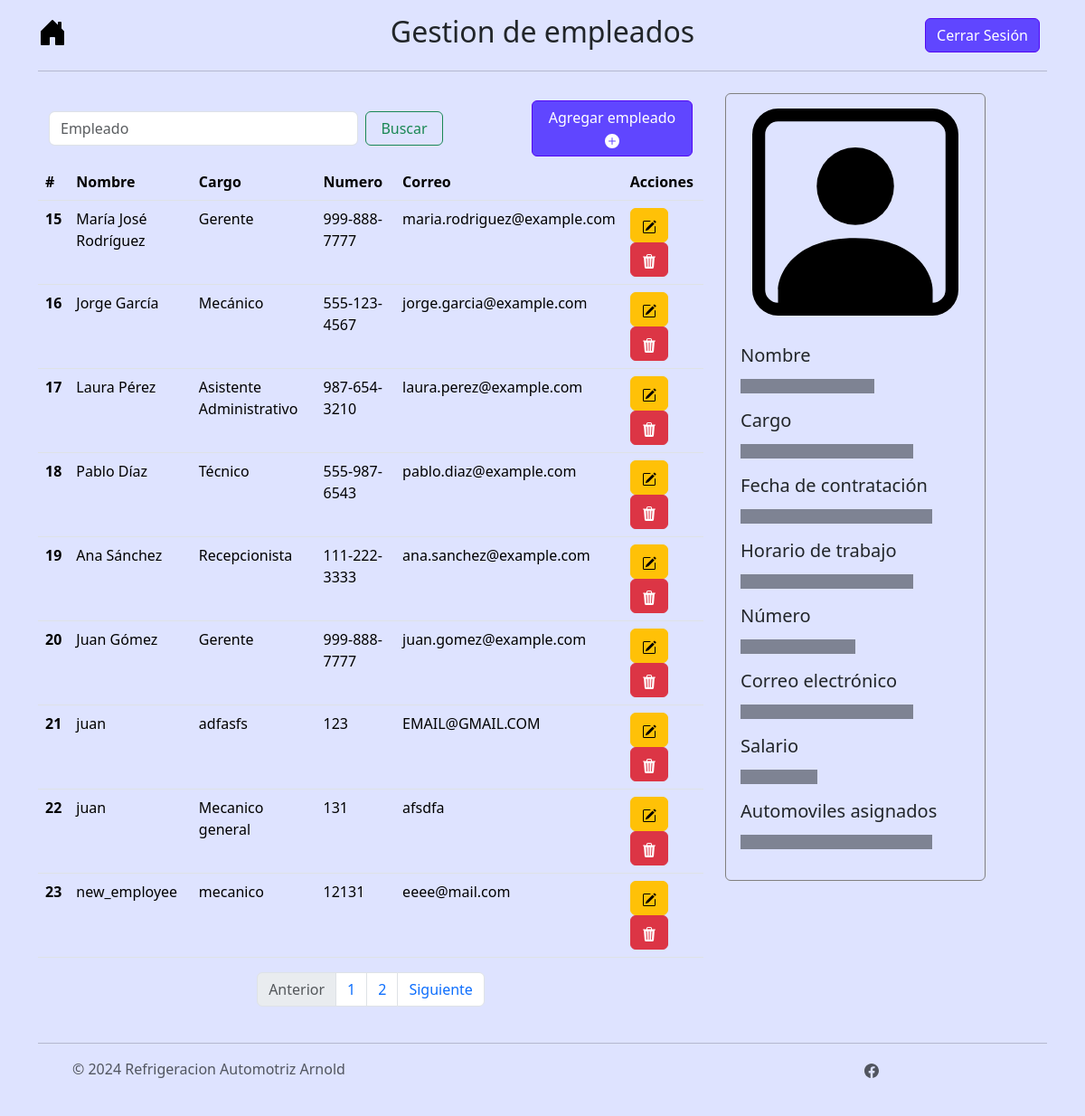
/menu/empleados/page/2 (signed in), run on an earlier commit of the app's database.
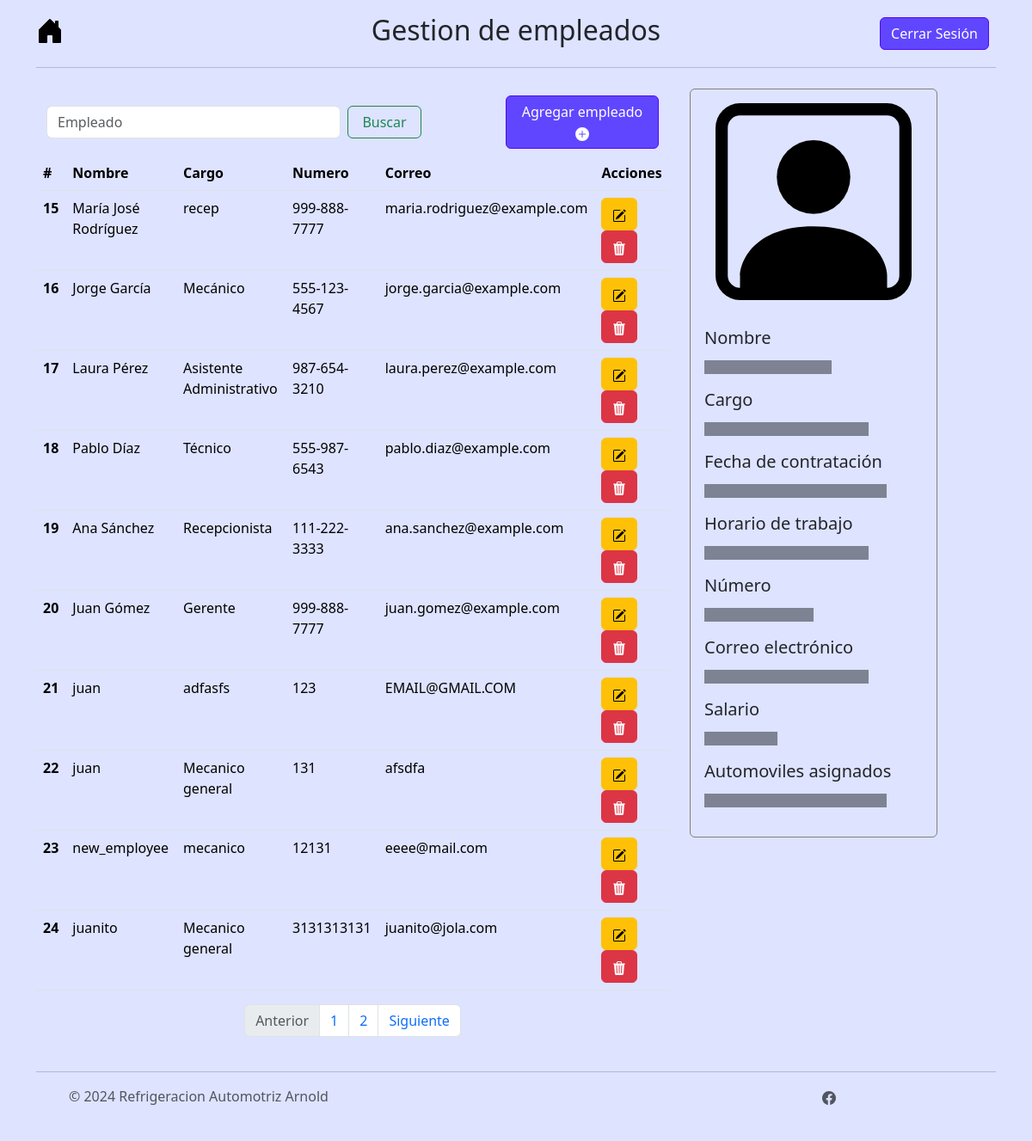
And on a later commit of the database.
### tables this page shows
CREATE TABLE empleados (id_empleado INTEGER PRIMARY KEY UNIQUE NOT NULL, activo INTEGER (1) NOT NULL, nombre_completo VARCHAR (100) NOT NULL, cargo VARCHAR (50) NOT NULL, fecha_contratacion DATE NOT NULL, horario_trabajo VARCHAR (100) NOT NULL, numero_contacto VARCHAR (20) NOT NULL, correo_electronico VARCHAR (100), salario DECIMAL (10, 2) NOT NULL, automovil_asignado INTEGER);

### controller/empleado_controller.py (the view)
@app.route("/menu/empleados")
@app.route("/menu/empleados/page")
@app.route("/menu/empleados/page/<int:page>")
@login_required
def menu_empleados(page=1):
    rows = select_empleados_db(page)
    return render_template('menu_empleados.html', data=rows)

### controller/login_controller.py (called while the page is built)
@login_manager.user_loader
def load_user(user_id):
    return db.get_or_404(Users, user_id)

### model/empleado_model.py (called while the page is built)
def select_empleados_db(page):
    limit=10
    start = limit * (page - 1)
    activo = 1
    try:
        conn = sqlite3.connect("instance/arnold_autorefrigeraciones.db")
        c = conn.cursor()
        c.execute("SELECT * FROM empleados WHERE activo = ? LIMIT ?, ?", (activo, start, limit))
        myresult = c.fetchall()
        insertObject = []
        columnNames = [column[0] for column in c.description]
        for record in myresult:
            insertObject.append(dict(zip(columnNames, record)))
        count = contar_automoviles_activos_db()
        total_pages = ceil(count / limit)
        conn.close()
        return [insertObject, total_pages]
    except sqlite3.Error as e:
        print("Error:", e)
        return None

def contar_automoviles_activos_db():
    activo = 1
    try:
        conn = sqlite3.connect("instance/arnold_autorefrigeraciones.db")
        c = conn.cursor()
        c.execute("SELECT count(id_empleado) FROM empleados WHERE activo = ?", (activo, ))
        count = c.fetchall()[0][0]
        return count
    except Exception as e:
        return str(e)
    finally:
        if conn:
            conn.close()

### templates/menu_empleados.html (shortened to what this page needs)
{% extends 'base.html' %}
{% block styling %}
  {{ super() }}
  <link rel="stylesheet" href="/static/css/styles.css">
  <link href="https://cdn.jsdelivr.net/npm/bootstrap-datepicker@1.9.0/dist/css/bootstrap-datepicker.min.css" rel="stylesheet">
{% endblock %}
{% block nombre_menu %}Gestion de empleados{% endblock%}
{% block content %}
<div class="container parent">
  <div class="row">
    <div class="col-lg-8 child">
      <nav class="navbar">
        <div class="container-fluid">
          <form class="d-flex" role="search", action="{{url_for('select_empleado_by_filter')}}", method="POST">
            <input class="form-control me-2 col-lg-3" type="search" placeholder="Empleado" aria-label="Search" name="filtro" required>
            <button class="btn btn-outline-success col-lg-3" type="submit">Buscar</button>
          </form>
          <button type="button" class="btn btn-primary col-lg-3" data-bs-toggle="modal" data-bs-target="#ModalCreateEmpleado">
            Agregar empleado
            <svg xmlns="http://www.w3.org/2000/svg" width="16" height="16" fill="currentColor" class="bi bi-plus-circle-fill" viewBox="0 0 16 16">
              <path d="M16 8A8 8 0 1 1 0 8a8 8 0 0 1 16 0M8.5 4.5a.5.5 0 0 0-1 0v3h-3a.5.5 0 0 0 0 1h3v3a.5.5 0 0 0 1 0v-3h3a.5.5 0 0 0 0-1h-3z"/>
            </svg>
          </button>
        </div>
      </nav>
    <div class="table-responsive bg-custom">
      <table class="table table-hover" id="tabla_empleados">
        <thead class="thead-dark">
          <tr>
            <th scope="col">#</th>
            <th scope="col">Nombre</th>
            <th scope="col">Cargo</th>
            <th scope="col">Numero</th>
            <th scope="col">Correo</th>
            <th scope="col">Acciones</th>
          </tr>
        </thead>
        <tbody>
          {% for empleado in data[0] %}
            <tr>
              <th>{{ empleado.id_empleado }}</th>
              <td>{{ empleado.nombre_completo }}</td>
              <td>{{ empleado.cargo }}</td>
              <td>{{ empleado.numero_contacto }}</td>
              <td>{{ empleado.correo_electronico }}</td>
              <td>
                <button type="button" class="btn btn-warning" data-bs-toggle="modal" data-bs-target="#modal_update{{empleado.id_empleado}}">
                </button>
                <button type="button" class="btn btn-danger" data-bs-toggle="modal" data-bs-target="#modal_delete{{empleado.id_empleado}}">
                </button>
              </td>
            </tr>
          {% endfor %}
          </tbody>
        </table>
      </div>
      <nav aria-label="Page navigation example">
        <ul class="pagination justify-content-center">
          <li class="page-item disabled">
            <a class="page-link">Anterior</a>
          </li>
          {% for i in range(data[1]) %}
            <li class="page-item"><a class="page-link" href="{{url_for('menu_empleados', page=i+1)}}">{{i+1}}</a></li>
          {% endfor %}
          <li class="page-item">
            <a class="page-link" href="#">Siguiente</a>
          </li>
        </ul>
      </nav>
    </div>
    <div class="col-lg-4 child">
      <div class="card card-color" style="width: 18rem;" id="details_card">
        <img src="/static/icons/person-square.svg" class="card-img-top my-3 mx-auto" style="max-width: 80%;" alt="...">
        <div class="card-body">
          <div class="row">
            <div class="col">
              <h5 class="card-title">Nombre</h5>
              <p class="placeholder-glow">
                <span class="placeholder col-7"></span>
              </p>
              <h5 class="card-title">Cargo</h5>
              <p class="placeholder-glow">
                <span class="placeholder col-9"></span>
              </p>
              <h5 class="card-title">Fecha de contratación</h5>
              <p class="placeholder-glow">
                <span class="placeholder col-10"></span>
              </p>
              <h5 class="card-title">Horario de trabajo</h5>
              <p class="placeholder-glow">
                <span class="placeholder col-9"></span>
              </p>
            </div>
            <div class="col">
              <h5 class="card-title">Número</h5>
              <p class="placeholder-glow">
                <span class="placeholder col-6"></span>
              </p>
              <h5 class="card-title">Correo electrónico</h5>
              <p class="placeholder-glow">
                <span class="placeholder col-9"></span>
              </p>
              <h5 class="card-title">Salario</h5>
              <p class="placeholder-glow">
                <span class="placeholder col-4"></span>
              </p>
              <h5 class="card-title">Automoviles asignados</h5>
              <p class="placeholder-glow">
                <span class="placeholder col-10"></span>
              </p>
            </div>
          </div>
        </div>
      </div>
    </div>
  </div>
</div>
<div class="toast-container position-fixed bottom-0 end-0 p-3">
</div>
{% endblock %}

### templates/base.html (shortened to what this page needs)
<!DOCTYPE html>
<html lang="en">
<head>
    {% block styling %}
    <link href="https://cdn.jsdelivr.net/npm/bootstrap@5.3.3/dist/css/bootstrap.min.css" rel="stylesheet">
    <link rel="stylesheet" href="/static/css/styles.css">
    {% endblock %}
</head>
<body style="background-color: #DEE3FF;">
    <div class="container">
        <header class="d-flex flex-wrap align-items-center justify-content-center justify-content-md-between py-3 mb-4" style="border-bottom: 1px solid #00000030;">
          <div class="com-sm-3 col-md-3 mb-2 mb-md-0">
            <a href="{{url_for('menu')}}" class="d-inline-flex link-body-emphasis text-decoration-none">
            </a>
          </div>
          <ul class="nav com-sm-3 col-12 col-md-auto mb-2 justify-content-center mb-md-0">
            <li><h2>{% block nombre_menu %}{% endblock %}</h2></li>
          </ul>
          <div class="com-sm-3 col-md-3 text-end">
            <a href="{{ url_for('logout') }}">
                <button type="button" class="btn btn-primary me-2">Cerrar Sesión</button>
            </a>
          </div>
        </header>
      </div>
    {% block content %}
    {% endblock %}
    <section>
        <div class="container">
            <footer class="d-flex flex-wrap justify-content-between align-items-center py-3 my-4" style="border-top: 1px solid #00000030;">
            <div class="col-md-4 d-flex align-items-center">
                <a href="/" class="mb-3 me-2 mb-md-0 text-body-secondary text-decoration-none lh-1">
                    <svg class="bi" width="30" height="24"><use xlink:href="#bootstrap"></use></svg>
                </a>
            <span class="mb-3 mb-md-0 text-body-secondary">© 2024 Refrigeracion Automotriz Arnold </span>
          </div>
          <ul class="nav col-md-4 justify-content-end list-unstyled d-flex">
            <li class="ms-3"><a class="text-body-secondary" href="https://www.facebook.com/p/Refrigeracion-Automotriz-Arnold-100063594305820/">
            </li>
          </ul>
        </footer>
      </div>
    </section>
  </body>
</html>

### static/css/styles.css (style rules this page uses)
.bg-custom, .bg-custom th, .bg-custom td { background-color: #DEE3FF !important; }
.btn-primary { background-color: #6046FF; border: 1px solid #5308F3; color:#FFFFFF; }
.card-color { background-color: #DEE3FF; border: 1px solid #808080; }

What changed in the data, as far as the page shows it:
changed empleados "María José Rodríguez": cargo "Gerente" → "recep"
added empleados: id_empleado "24", nombre_completo "juanito", cargo "Mecanico general", numero_contacto "3131313131", correo_electronico "juanito@jola.com"
